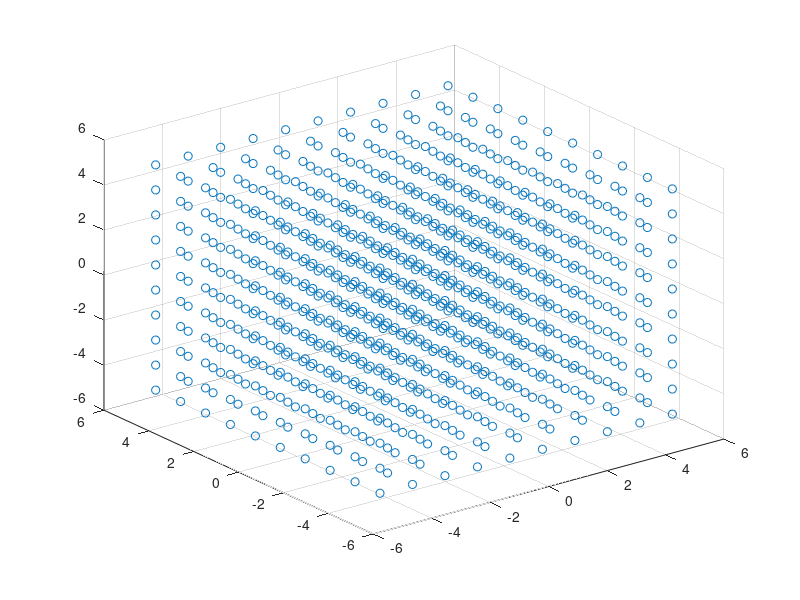

Write MATLAB code to recreate this figure.
clc
clear all
 V1 = [1;0;0];
 V2 = [0;1;0];
 V3 = [0;0;1];

 t1 = linspace(-5,5,10);
 t2 = linspace(-5,5,10);% random ranges
 t3 = linspace(-5,5,10);

% meshgrid for 3d space
[T1,T2,T3] = ndgrid(t1,t2,t3);

 X = T1.* V1(1)+T2.*V2(1)+T3.*V3(1);
 Y = T1.* V1(2)+T2.*V2(2)+T3.*V3(2);
 Z = T1.* V1(3)+T2.*V2(3)+T3.*V3(3); 


 scatter3(X(:),Y(:),Z(:));
 grid on;


% q1) (1,1,0) and(2,2,0) (1,0,0)
% clc
% clear all
% V1 = [1;1;0];
% V2 = [2;2;0];
% V3 = [1;0;0];
% 
% t1 = linspace(-5,5,10);
% t2 = linspace(-5,5,10);% random ranges
% t3 = linspace(-5,5,10);
% 
% % meshgrid for 3d space
% [T1,T2,T3] = ndgrid(t1,t2,t3);
% 
% X = T1.* V1(1)+T2.*V2(1)+T3.*V3(1);
% Y = T1.* V1(2)+T2.*V2(2)+T3.*V3(2);
% Z = T1.* V1(3)+T2.*V2(3)+T3.*V3(3); 
% scatter3(X(:),Y(:),Z(:));
% grid on;
% q2 ) 
% clc
% clear all
% V1 = [2;0;2];
% V2 = [1;0;1];
% V3 = [3;0;3];
% 
% t1 = linspace(-5,5,10);
% t2 = linspace(-5,5,10);% random ranges
% t3 = linspace(-5,5,10);
% 
% % meshgrid for 3d space
% [T1,T2,T3] = ndgrid(t1,t2,t3);
% 
% X = T1.* V1(1)+T2.*V2(1)+T3.*V3(1);
% Y = T1.* V1(2)+T2.*V2(2)+T3.*V3(2);
% Z = T1.* V1(3)+T2.*V2(3)+T3.*V3(3); 
% 
% 
% scatter3(X(:),Y(:),Z(:));
% grid on;
% q3)
% clc
% clear all
% V1 = [1;1;0];
% V2 = [1;0;0];
% V3 = [1;1;1];
% V4 = [0;1;0];
% 
% 
% t1 = linspace(-5,5,10);
% t2 = linspace(-5,5,10);% random ranges
% t3 = linspace(-5,5,10);
% t4 = linspace(-5,5,10);
% 
% 
% % meshgrid for 3d space
% [T1,T2,T3,T4] = ndgrid(t1,t2,t3,t4);
% 
% X = T1.* V1(1)+T2.*V2(1)+T3.*V3(1)+T4.*V4(1);
% Y = T1.* V1(2)+T2.*V2(2)+T3.*V3(2)+T4.*V4(2);
% Z = T1.* V1(3)+T2.*V2(3)+T3.*V3(3)+T4.*V4(3); 
% 
% 
% scatter3(X(:),Y(:),Z(:));
% grid on;
